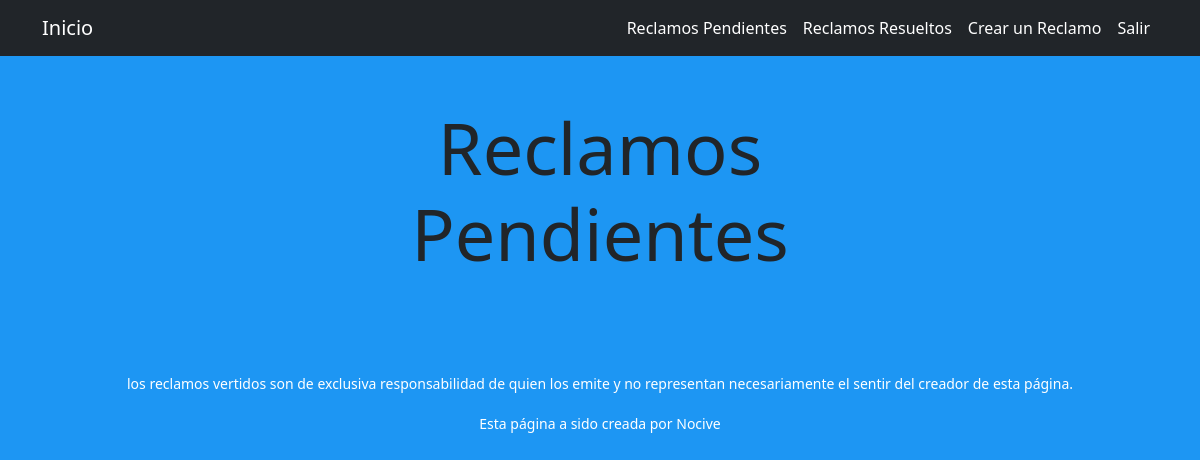
The page /tasks/ (signed in) on the database as committed earlier.
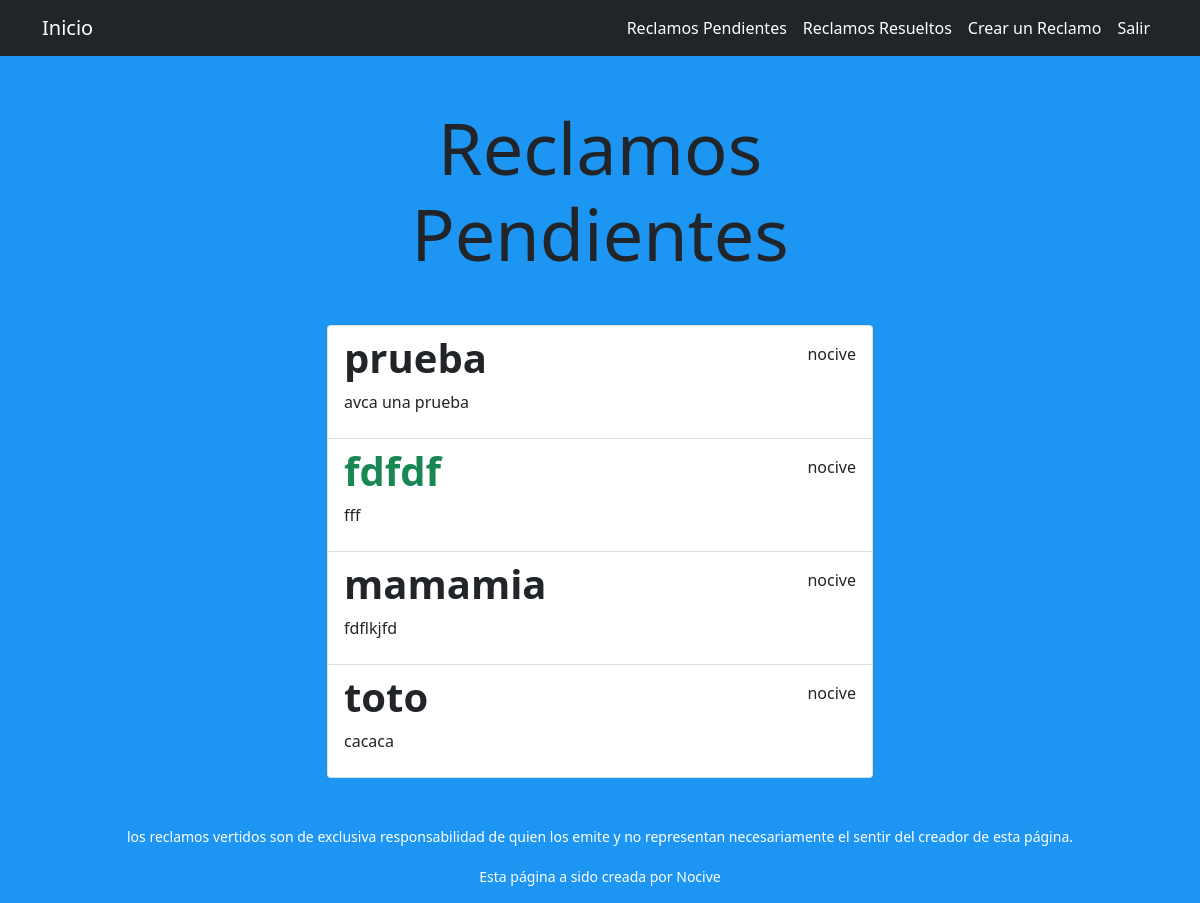
The same page on the database as committed later.
### tasks/models.py (models this page shows, shortened)
class Task(models.Model):
    title= models.CharField(max_length=20)
    description= models.TextField(blank=True)
    created=models.DateTimeField(auto_now_add=True)
    datecompleted=models.DateTimeField(null=True, blank=True) # puede ir en blanco
    important=models.BooleanField(default=False)
    user=models.ForeignKey(User,on_delete=models.CASCADE)

### tasks/views.py (the view)
# urls.py: path('tasks/',views.tasks, name='tasks'),
@login_required
def tasks(request):
    tasks=Task.objects.filter(user=request.user,datecompleted__isnull=True) # para las tareas que aun no se completan
    return render(request, 'tasks.html', {
        'tasks':tasks
    })

### tasks/templates/tasks.html (shortened to what this page needs)
{% extends 'base.html' %}
{% block content %}
<main class="container">
    <div class="row">
        <div class="col-md-6 offset-md-3">
            <h1 class="display-2 text-center my-5">Reclamos Pendientes</h1>
            <ul class="list-group">
                {% for task in tasks %}
                <a class="list-group-item" href="{% url 'task_detail' task.id %}">
                    <header class="d-flex justify-content-between align-items-center">
                        {% if task.important %}
                            <h1 class="fw-bold text-success">{{task.title}}</h1>
                        {% else %}
                            <h1 class="fw-bold">{{task.title}}</h1>
                        {% endif %}
                        <p>{{task.user.username}}</p>
                    </header>
                    <p>{{task.description}}</p>
                </a>
                {% endfor %}
            </ul>
        </div>
    </div>
</main>
{% endblock %}

### tasks/templates/base.html (shortened to what this page needs)
<!DOCTYPE html>
<html lang="en">
<head>
    <link href="https://cdn.jsdelivr.net/npm/bootstrap@5.0.2/dist/css/bootstrap.min.css" rel="stylesheet">
</head>
<body style="background-color:rgb(29, 150, 243)">
    <nav class="navbar navbar-expand-lg navbar-dark bg-dark">
        <div class="container">
            <a class="navbar-brand " aria-current="page" href="/">Inicio</a>
            <div class="collapse navbar-collapse" id="navbarText">
                <ul class="navbar-nav mb-2 mb-lg-0 ms-auto">
                    {% if user.is_authenticated %}
                <li class="nav-item">
                    <a class="nav-link active" aria-current="page" href="/tasks">Reclamos Pendientes</a>
                </li>
                <li class="nav-item">
                    <a class="nav-link active" aria-current="page" href="{% url 'task_completed' %}">Reclamos Resueltos</a>
                </li>
                <li class="nav-item">
                    <a class="nav-link active" aria-current="page" href="/tasks/create/">Crear un Reclamo</a>
                </li>
                <li class="nav-item">
                    <a class="nav-link active" aria-current="page" href="/logout">Salir</a>
                </li>
                {% endif %}
            </ul>
            </div>
        </div>
    </nav>
    {% block content %}
    {% endblock %}
        <p class="d-flex justify-content-center mt-5 text-white"><small>los reclamos vertidos son de exclusiva responsabilidad de quien los emite y no representan necesariamente el sentir del creador de esta página. </small><br></p>
        <p class="d-flex justify-content-center text-white"><small>Esta página a sido creada por Nocive</small></p>
</body>
</html>

Rows that differ between the two databases and show on the page:
added Task: title "prueba", user.username "nocive", description "avca una prueba"
added Task: title "fdfdf", user.username "nocive", description "fff"
added Task: title "mamamia", user.username "nocive", description "fdflkjfd"
added Task: title "toto", user.username "nocive", description "cacaca"
